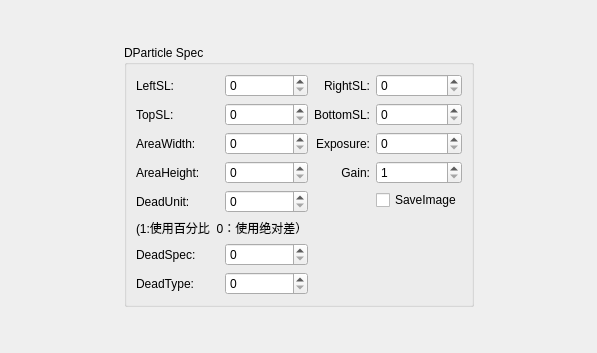
<?xml version="1.0" encoding="UTF-8"?>
<ui version="4.0">
 <class>ConfWidget</class>
 <widget class="QWidget" name="ConfWidget">
  <property name="geometry">
   <rect>
    <x>0</x>
    <y>0</y>
    <width>597</width>
    <height>353</height>
   </rect>
  </property>
  <property name="windowTitle">
   <string>Form</string>
  </property>
  <layout class="QVBoxLayout" name="verticalLayout_2">
   <item>
    <spacer name="verticalSpacer_2">
     <property name="orientation">
      <enum>Qt::Vertical</enum>
     </property>
     <property name="sizeHint" stdset="0">
      <size>
       <width>20</width>
       <height>40</height>
      </size>
     </property>
    </spacer>
   </item>
   <item>
    <layout class="QHBoxLayout" name="horizontalLayout_2">
     <item>
      <spacer name="horizontalSpacer">
       <property name="orientation">
        <enum>Qt::Horizontal</enum>
       </property>
       <property name="sizeHint" stdset="0">
        <size>
         <width>40</width>
         <height>20</height>
        </size>
       </property>
      </spacer>
     </item>
     <item>
      <widget class="QGroupBox" name="groupBox">
       <property name="title">
        <string>DParticle Spec</string>
       </property>
       <layout class="QHBoxLayout" name="horizontalLayout">
        <item>
         <layout class="QGridLayout" name="gridLayout_2">
          <item row="0" column="0">
           <widget class="QLabel" name="label">
            <property name="text">
             <string>LeftSL:</string>
            </property>
           </widget>
          </item>
          <item row="0" column="1">
           <widget class="QSpinBox" name="m_spinBoxLeftSL">
            <property name="maximum">
             <number>100</number>
            </property>
           </widget>
          </item>
          <item row="1" column="0">
           <widget class="QLabel" name="label_5">
            <property name="text">
             <string>TopSL:</string>
            </property>
           </widget>
          </item>
          <item row="1" column="1">
           <widget class="QSpinBox" name="m_spinBoxTopSL">
            <property name="maximum">
             <number>100</number>
            </property>
           </widget>
          </item>
          <item row="2" column="0">
           <widget class="QLabel" name="label_7">
            <property name="text">
             <string>AreaWidth:</string>
            </property>
           </widget>
          </item>
          <item row="2" column="1">
           <widget class="QSpinBox" name="m_spinBoxAreaWidth">
            <property name="maximum">
             <number>100</number>
            </property>
           </widget>
          </item>
          <item row="3" column="0">
           <widget class="QLabel" name="label_8">
            <property name="text">
             <string>AreaHeight:</string>
            </property>
           </widget>
          </item>
          <item row="3" column="1">
           <widget class="QSpinBox" name="m_spinBoxAreaHeight">
            <property name="maximum">
             <number>100</number>
            </property>
           </widget>
          </item>
          <item row="4" column="0">
           <widget class="QLabel" name="label_9">
            <property name="text">
             <string>DeadUnit:</string>
            </property>
           </widget>
          </item>
          <item row="4" column="1">
           <widget class="QSpinBox" name="m_spinBoxDeadUnit">
            <property name="maximum">
             <number>1</number>
            </property>
           </widget>
          </item>
          <item row="5" column="0" colspan="2">
           <widget class="QLabel" name="label_14">
            <property name="text">
             <string>(1:使用百分比  0：使用绝对差）</string>
            </property>
           </widget>
          </item>
          <item row="6" column="0">
           <widget class="QLabel" name="label_10">
            <property name="text">
             <string>DeadSpec:</string>
            </property>
           </widget>
          </item>
          <item row="6" column="1">
           <widget class="QSpinBox" name="m_spinBoxDeadSpec">
            <property name="maximum">
             <number>1000</number>
            </property>
           </widget>
          </item>
          <item row="7" column="0">
           <widget class="QLabel" name="label_11">
            <property name="text">
             <string>DeadType:</string>
            </property>
           </widget>
          </item>
          <item row="7" column="1">
           <widget class="QSpinBox" name="m_spinBoxDeadType">
            <property name="maximum">
             <number>100</number>
            </property>
           </widget>
          </item>
         </layout>
        </item>
        <item>
         <layout class="QVBoxLayout" name="verticalLayout">
          <item>
           <layout class="QGridLayout" name="gridLayout">
            <item row="0" column="0">
             <widget class="QLabel" name="label_2">
              <property name="text">
               <string>RightSL:</string>
              </property>
              <property name="alignment">
               <set>Qt::AlignRight|Qt::AlignTrailing|Qt::AlignVCenter</set>
              </property>
             </widget>
            </item>
            <item row="0" column="1">
             <widget class="QSpinBox" name="m_spinBoxRightSL">
              <property name="maximum">
               <number>100</number>
              </property>
             </widget>
            </item>
            <item row="1" column="0">
             <widget class="QLabel" name="label_6">
              <property name="text">
               <string>BottomSL:</string>
              </property>
              <property name="alignment">
               <set>Qt::AlignRight|Qt::AlignTrailing|Qt::AlignVCenter</set>
              </property>
             </widget>
            </item>
            <item row="1" column="1">
             <widget class="QSpinBox" name="m_spinBoxBottomSL">
              <property name="maximum">
               <number>100</number>
              </property>
             </widget>
            </item>
            <item row="2" column="0">
             <widget class="QLabel" name="label_12">
              <property name="text">
               <string>Exposure:</string>
              </property>
              <property name="alignment">
               <set>Qt::AlignRight|Qt::AlignTrailing|Qt::AlignVCenter</set>
              </property>
             </widget>
            </item>
            <item row="2" column="1">
             <widget class="QSpinBox" name="m_spinBoxExposure">
              <property name="maximum">
               <number>65536</number>
              </property>
              <property name="singleStep">
               <number>100</number>
              </property>
             </widget>
            </item>
            <item row="3" column="0">
             <widget class="QLabel" name="label_13">
              <property name="text">
               <string>Gain:</string>
              </property>
              <property name="alignment">
               <set>Qt::AlignRight|Qt::AlignTrailing|Qt::AlignVCenter</set>
              </property>
             </widget>
            </item>
            <item row="3" column="1">
             <widget class="QSpinBox" name="m_spinBoxGain">
              <property name="minimum">
               <number>1</number>
              </property>
              <property name="maximum">
               <number>16</number>
              </property>
             </widget>
            </item>
            <item row="4" column="1">
             <widget class="QCheckBox" name="m_checkBoxSaveImage">
              <property name="text">
               <string>SaveImage</string>
              </property>
             </widget>
            </item>
           </layout>
          </item>
          <item>
           <spacer name="verticalSpacer">
            <property name="orientation">
             <enum>Qt::Vertical</enum>
            </property>
            <property name="sizeHint" stdset="0">
             <size>
              <width>20</width>
              <height>40</height>
             </size>
            </property>
           </spacer>
          </item>
         </layout>
        </item>
       </layout>
       <zorder>m_spinBoxLeftSL</zorder>
       <zorder>m_spinBoxRightSL</zorder>
       <zorder>label</zorder>
       <zorder>label_2</zorder>
       <zorder>label_5</zorder>
       <zorder>label_6</zorder>
       <zorder>m_spinBoxAreaHeight</zorder>
       <zorder>m_spinBoxBottomSL</zorder>
       <zorder>label_7</zorder>
       <zorder>label_8</zorder>
       <zorder>label_9</zorder>
       <zorder>label_10</zorder>
       <zorder>label_11</zorder>
       <zorder>label_12</zorder>
       <zorder>label_13</zorder>
       <zorder>m_spinBoxAreaWidth</zorder>
       <zorder>m_spinBoxTopSL</zorder>
       <zorder>m_spinBoxDeadUnit</zorder>
       <zorder>m_spinBoxDeadType</zorder>
       <zorder>m_spinBoxDeadSpec</zorder>
       <zorder>m_spinBoxExposure</zorder>
       <zorder>m_spinBoxGain</zorder>
       <zorder>label_14</zorder>
       <zorder>m_checkBoxSaveImage</zorder>
       <zorder>verticalSpacer</zorder>
      </widget>
     </item>
     <item>
      <spacer name="horizontalSpacer_2">
       <property name="orientation">
        <enum>Qt::Horizontal</enum>
       </property>
       <property name="sizeHint" stdset="0">
        <size>
         <width>40</width>
         <height>20</height>
        </size>
       </property>
      </spacer>
     </item>
    </layout>
   </item>
   <item>
    <spacer name="verticalSpacer_3">
     <property name="orientation">
      <enum>Qt::Vertical</enum>
     </property>
     <property name="sizeHint" stdset="0">
      <size>
       <width>20</width>
       <height>40</height>
      </size>
     </property>
    </spacer>
   </item>
  </layout>
  <action name="m_actionFollowTheValue">
   <property name="text">
    <string>Follow the value</string>
   </property>
   <property name="toolTip">
    <string>Follow the value</string>
   </property>
  </action>
 </widget>
 <resources/>
 <connections/>
</ui>
